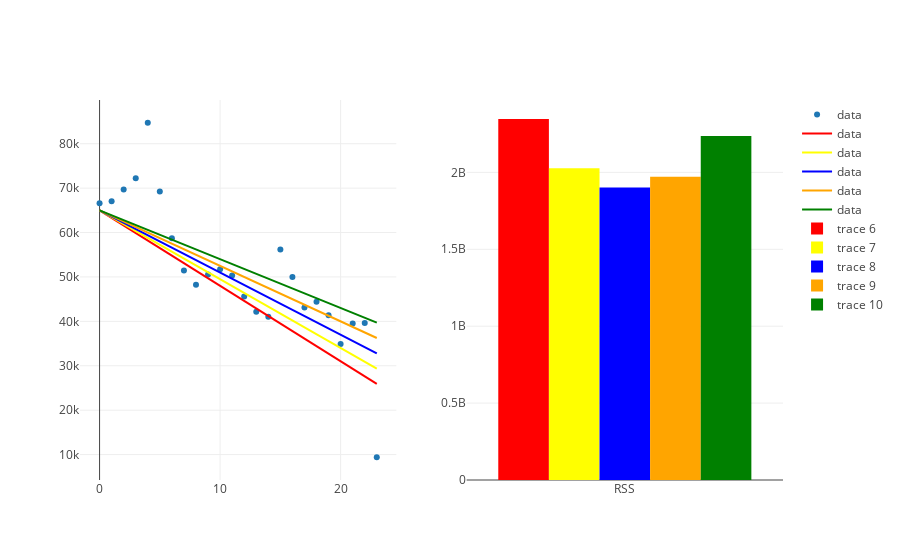

This figure's notebook cell:
### Markdown cell above
For example we started with the initial model of 
```python
def distance_guess(angle):
    return (12 + 5*angle)
```
but we can change this to be 

```python
def distance_guess(angle):
    return (12 + 4*angle)
```
or 

```python
def distance_guess(angle):
    return (12 + 3*angle)
```

And then plot the how well each of them match up to our data, by just calculating the sum of squared errors for each.

### Code cell
from graph import model_trace, trace_rss, pair_colors, plot_side_by_side
from graph import trace_values
b= 65000

import json
with open('months-since-revenues.json', 'r') as revenue_file:
    monthly_revenues = json.load(revenue_file)

month_numbers = list(map(lambda monthly_revenue: monthly_revenue['month_number'], monthly_revenues))
revenues = list(map(lambda monthly_revenue: monthly_revenue['revenue'], monthly_revenues))


m_values = list(range(-1700, -1000, 150))
rss_traces = []
model_traces = []

actual_trace = trace_values(x_values = month_numbers, y_values = revenues)

for m in m_values:
    rss_trace = trace_rss(m, b, month_numbers, revenues)
    rss_traces.append(rss_trace)
    built_model_trace = model_trace(m, b, month_numbers, revenues)
    model_traces.append(built_model_trace)
    
pair_colors(model_traces, rss_traces)
plot_side_by_side([actual_trace] + model_traces, rss_traces)

### Figure 1 — Plotly figure (JSON) as saved in the notebook; plotly's stock layout.template omitted (floating-point values rounded to 4 significant figures)
{"data": [{"mode": "markers", "name": "data", "text": [], "type": "scatter", "uid": "1c9fbd9b-b502-4abc-9eec-aeb9e0e75ccc", "x": [0, 1, 2, 3, 4, 5, 6, 7, 8, 9, 10, 11, 12, 13, 14, 15, 16, 17, 18, 19, 20, 21, 22, 23], "xaxis": "x", "y": [66609, 67048, 69664, 72238, 84721, 69224, 58697, 51430, 48239, 50574, 51707, 50305, 45590, 42180, 41054, 56182, 49965, 43094, 44414, 41393, 34903, 39535, 39627, 9400], "yaxis": "y"}, {"marker": {"color": "red"}, "mode": "lines", "name": "data", "text": [], "type": "scatter", "uid": "ac35f68c-fca7-4fbe-82d5-905d21195652", "x": [0, 1, 2, 3, 4, 5, 6, 7, 8, 9, 10, 11, 12, 13, 14, 15, 16, 17, 18, 19, 20, 21, 22, 23], "xaxis": "x", "y": [65000, 63300, 61600, 59900, 58200, 56500, 54800, 53100, 51400, 49700, 48000, 46300, 44600, 42900, 41200, 39500, 37800, 36100, 34400, 32700, 31000, 29300, 27600, 25900], "yaxis": "y"}, {"marker": {"color": "yellow"}, "mode": "lines", "name": "data", "text": [], "type": "scatter", "uid": "1dced7a8-583a-494d-9273-a944561c0997", "x": [0, 1, 2, 3, 4, 5, 6, 7, 8, 9, 10, 11, 12, 13, 14, 15, 16, 17, 18, 19, 20, 21, 22, 23], "xaxis": "x", "y": [65000, 63450, 61900, 60350, 58800, 57250, 55700, 54150, 52600, 51050, 49500, 47950, 46400, 44850, 43300, 41750, 40200, 38650, 37100, 35550, 34000, 32450, 30900, 29350], "yaxis": "y"}, {"marker": {"color": "blue"}, "mode": "lines", "name": "data", "text": [], "type": "scatter", "uid": "f3533d90-f382-43d1-99ae-8aad019cffa2", "x": [0, 1, 2, 3, 4, 5, 6, 7, 8, 9, 10, 11, 12, 13, 14, 15, 16, 17, 18, 19, 20, 21, 22, 23], "xaxis": "x", "y": [65000, 63600, 62200, 60800, 59400, 58000, 56600, 55200, 53800, 52400, 51000, 49600, 48200, 46800, 45400, 44000, 42600, 41200, 39800, 38400, 37000, 35600, 34200, 32800], "yaxis": "y"}, {"marker": {"color": "orange"}, "mode": "lines", "name": "data", "text": [], "type": "scatter", "uid": "49217740-f124-4b90-b1b7-5fc8857021d3", "x": [0, 1, 2, 3, 4, 5, 6, 7, 8, 9, 10, 11, 12, 13, 14, 15, 16, 17, 18, 19, 20, 21, 22, 23], "xaxis": "x", "y": [65000, 63750, 62500, 61250, 60000, 58750, 57500, 56250, 55000, 53750, 52500, 51250, 50000, 48750, 47500, 46250, 45000, 43750, 42500, 41250, 40000, 38750, 37500, 36250], "yaxis": "y"}, {"marker": {"color": "green"}, "mode": "lines", "name": "data", "text": [], "type": "scatter", "uid": "8ba22373-d3a4-4b43-a689-3fc7e2625f5d", "x": [0, 1, 2, 3, 4, 5, 6, 7, 8, 9, 10, 11, 12, 13, 14, 15, 16, 17, 18, 19, 20, 21, 22, 23], "xaxis": "x", "y": [65000, 63900, 62800, 61700, 60600, 59500, 58400, 57300, 56200, 55100, 54000, 52900, 51800, 50700, 49600, 48500, 47400, 46300, 45200, 44100, 43000, 41900, 40800, 39700], "yaxis": "y"}, {"marker": {"color": "red"}, "type": "bar", "uid": "78b58aeb-9055-42c6-8530-b4dd6e9095c8", "x": ["RSS"], "xaxis": "x2", "y": [2347115531], "yaxis": "y2"}, {"marker": {"color": "yellow"}, "type": "bar", "uid": "9b3ebfd0-cf62-466a-a727-746670414872", "x": ["RSS"], "xaxis": "x2", "y": [2027483231], "yaxis": "y2"}, {"marker": {"color": "blue"}, "type": "bar", "uid": "e0e3c6c6-0391-46fe-87ca-14a7b965114b", "x": ["RSS"], "xaxis": "x2", "y": [1902430931], "yaxis": "y2"}, {"marker": {"color": "orange"}, "type": "bar", "uid": "8618f078-622b-494d-8cdc-86e7d4e6bf2f", "x": ["RSS"], "xaxis": "x2", "y": [1971958631], "yaxis": "y2"}, {"marker": {"color": "green"}, "type": "bar", "uid": "1fb907d5-1ab6-47fc-bea5-700465c4f578", "x": ["RSS"], "xaxis": "x2", "y": [2236066331], "yaxis": "y2"}], "layout": {"autosize": true, "xaxis": {"anchor": "y", "autorange": true, "domain": [0, 0.45], "range": [-1.998, 25.0], "type": "linear"}, "xaxis2": {"anchor": "y2", "autorange": true, "domain": [0.55, 1], "range": [-0.5, 0.5], "type": "category"}, "yaxis": {"anchor": "x", "autorange": true, "domain": [0, 1], "range": [3883.0, 90240.0], "type": "linear"}, "yaxis2": {"anchor": "x2", "autorange": true, "domain": [0, 1], "range": [0, 2471000000.0], "type": "linear"}}}
